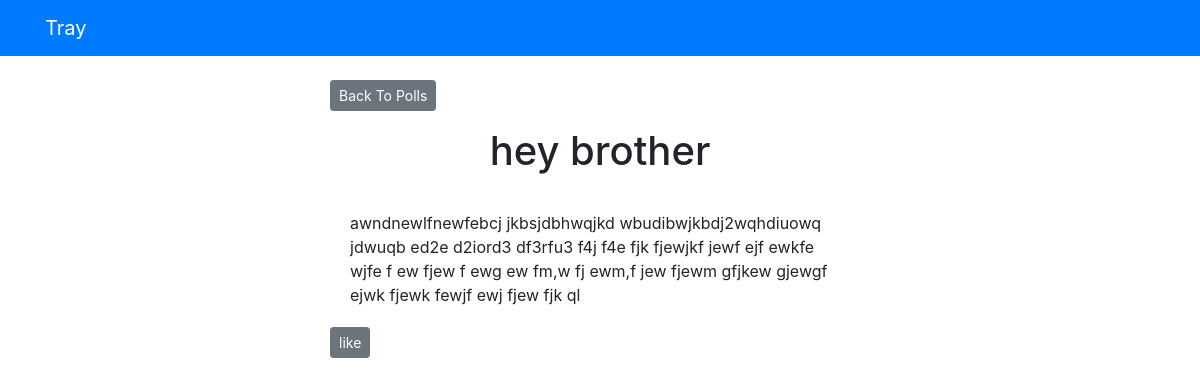
The app's page /tray/4/ with its own data.
### tray/models.py (models this page shows, shortened)
class Title(models.Model):
    title_text = models.CharField(max_length=200)
    pub_date = models.DateTimeField('date published')
    likes = models.IntegerField(default=0)

class Article(models.Model):
    title = models.ForeignKey(Title, on_delete=models.CASCADE)
    article_text = models.CharField(max_length=2000)

### tray/views.py (the view)
# urls.py: path('<int:title_id>/', views.details , name='details'),
def details(request, title_id):
    try:
        title = Title.objects.get(pk=title_id)
    except Title.DoesNotExist :
        raise Http404("Question does not exist")
    return render(request, 'tray/details.html', { 'title' : title})

### templates/tray/details.html (shortened to what this page needs)
{% extends 'base.html' %}
{% block content %}
<a class="btn btn-secondary btn-sm mb-3" href="{% url 'tray:index' %}">Back To Polls</a>
<h1 class="text-center mb-3">{{ title.title_text }}</h1>
{% for article in title.article_set.all %}
    <div class="card-body">
        <p class="card-text">{{ article.article_text }}</p>
    </div>
{% endfor %}
<a class="btn btn-secondary btn-sm mb-3" href="{% url 'tray:like' title.id %}">like</a>
{% endblock %}

### records on screen
Title: title_text "hey brother"
Article: article_text "awndnewlfnewfebcj jkbsjdbhwqjkd wbudibwjkbdj2wqhdiuowq jdwuqb ed2e d2iord3 df3rfu3 f4j f4e fjk fjewjkf jewf ejf ewkfe wjfe f ew fjew f ewg ew fm,w fj ewm,f jew fjewm gfjkew gjewgf ejwk fjewk fewjf ewj fjew fjk ql"
